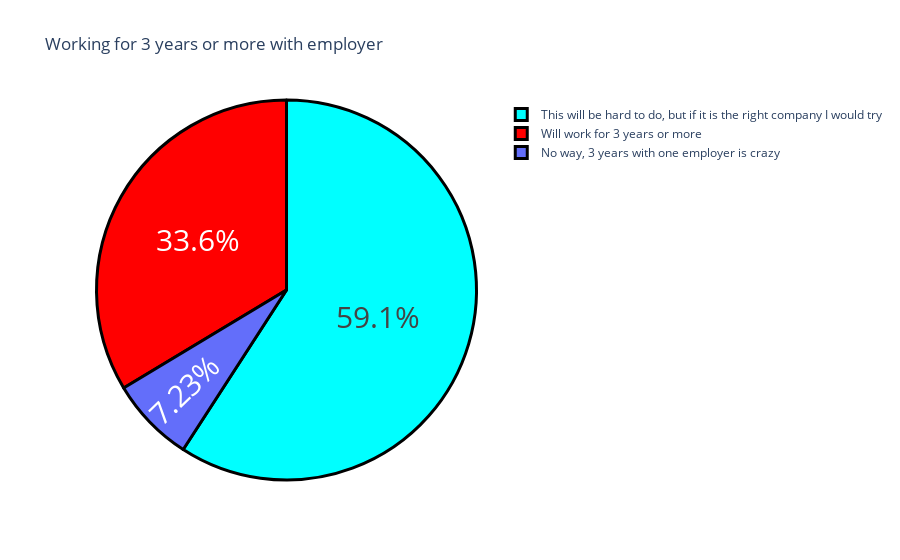

The notebook cell this image was saved under:
### Code cell
# How likely GenZ is to work for one company for three years or more?

q4 = "How likely is that you will work for one employer for 3 years or more ?"
q4 = data[q4].value_counts()

label = q4.index
counts = q4.values
colors = ["aqua", "red"]

fig = go.Figure(data = [go.Pie(labels = label,values = counts)])
fig.update_layout(title_text = "Working for 3 years or more with employer ")

fig.update_traces(hoverinfo = "label+value",
                 textinfo = "percent",
                 textfont_size = 30,
                 marker = dict(colors = colors,
                              line = dict(color="black",
                                         width = 3)))
fig.show()

### Figure 1 — Plotly figure (JSON) as saved in the notebook; plotly's stock layout.template omitted (floating-point values rounded to 4 significant figures)
{"data": [{"hoverinfo": "label+value", "labels": ["This will be hard to do, but if it is the right company I would try", "Will work for 3 years or more", "No way, 3 years with one employer is crazy"], "marker": {"colors": ["aqua", "red"], "line": {"color": "black", "width": 3}}, "textfont": {"size": 30}, "textinfo": "percent", "type": "pie", "values": [139, 79, 17]}], "layout": {"autosize": true, "title": {"text": "Working for 3 years or more with employer "}}}
